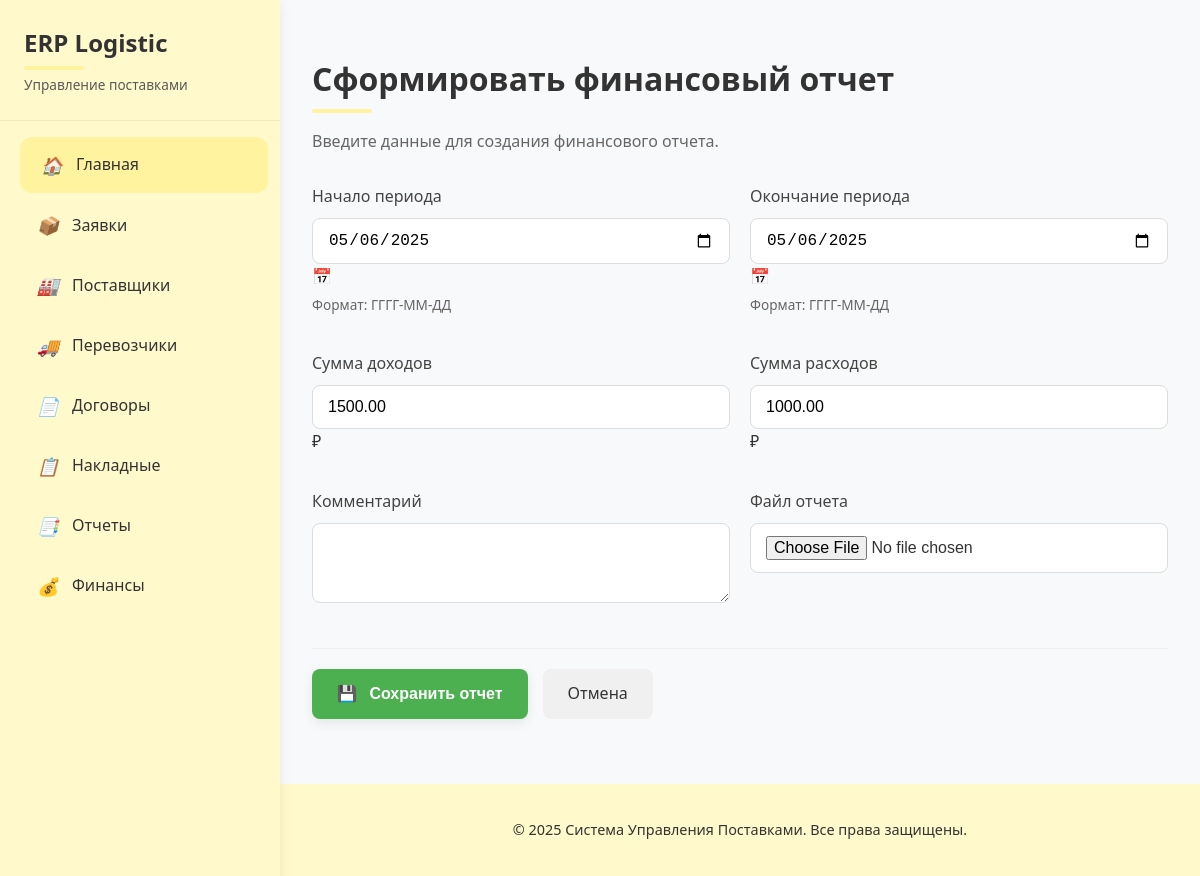
/фин_отчеты/1/update/ (signed in), run on the app's committed database.
### supply_chain/models.py (models this page shows, shortened)
class ФинансовыйОтчет(models.Model):
    период_начала = models.DateField(verbose_name="Начало периода")
    период_окончания = models.DateField(verbose_name="Окончание периода")
    доходы = models.DecimalField(max_digits=12, decimal_places=2, verbose_name="Сумма доходов")
    расходы = models.DecimalField(max_digits=12, decimal_places=2, verbose_name="Сумма расходов")
    прибыль = models.DecimalField(max_digits=12, decimal_places=2, verbose_name="Прибыль")
    комментарий = models.TextField(verbose_name="Комментарий", blank=True, null=True)
    файл = models.FileField(
        upload_to='financial_reports/',
        verbose_name="Файл отчета",
        blank=True,
        null=True
    )
    class Meta:
        verbose_name = "Финансовый отчет"
        verbose_name_plural = "Финансовые отчеты"
        ordering = ['-период_начала']
        unique_together = ['период_начала', 'период_окончания']

### supply_chain/forms.py
class ФинансовыйОтчетForm(forms.ModelForm):
    class Meta:
        model = ФинансовыйОтчет
        fields = [
            'период_начала',
            'период_окончания',
            'доходы',
            'расходы',
            'комментарий',
            'файл',
        ]
        widgets = {
            'период_начала': forms.DateInput(attrs={
                'type': 'date',
                'class': 'form-control'
            }),
            'период_окончания': forms.DateInput(attrs={
                'type': 'date',
                'class': 'form-control'
            }),
            'доходы': forms.NumberInput(attrs={
                'class': 'form-control'
            }),
            'расходы': forms.NumberInput(attrs={
                'class': 'form-control'
            }),
            'комментарий': forms.Textarea(attrs={
                'rows': 3,
                'class': 'form-control'
            }),
            'файл': forms.FileInput(attrs={
                'class': 'form-control-file'
            }),
        }

### supply_chain/templates/supply_chain/финансовый_отчет_form.html (shortened to what this page needs)
{% extends 'supply_chain/base.html' %}
{% block content %}
<div class="financial-report-form-container">
    <div class="form-header">
        <h1>Сформировать финансовый отчет</h1>
        <p class="form-subtitle">
            Введите данные для создания финансового отчета.
        </p>
    </div>
    <form method="post" enctype="multipart/form-data" class="financial-report-form">
        <div class="form-grid">
            <div class="form-group">
                <label for="{{ form.период_начала.id_for_label }}">Начало периода</label>
                <div class="input-with-icon">
                    {{ form.период_начала }}
                    <span class="input-icon">📅</span>
                </div>
                <div class="form-hint">Формат: ГГГГ-ММ-ДД</div>
            </div>
            <div class="form-group">
                <label for="{{ form.период_окончания.id_for_label }}">Окончание периода</label>
                <div class="input-with-icon">
                    {{ form.период_окончания }}
                    <span class="input-icon">📅</span>
                </div>
                <div class="form-hint">Формат: ГГГГ-ММ-ДД</div>
            </div>
            <div class="form-group">
                <label for="{{ form.доходы.id_for_label }}">Сумма доходов</label>
                <div class="input-with-icon">
                    {{ form.доходы }}
                    <span class="input-icon">₽</span>
                </div>
            </div>
            <div class="form-group">
                <label for="{{ form.расходы.id_for_label }}">Сумма расходов</label>
                <div class="input-with-icon">
                    {{ form.расходы }}
                    <span class="input-icon">₽</span>
                </div>
            </div>
            <div class="form-group">
                <label for="{{ form.комментарий.id_for_label }}">Комментарий</label>
                {{ form.комментарий }}
            </div>
            <div class="form-group">
                <label for="{{ form.файл.id_for_label }}">Файл отчета</label>
                {{ form.файл }}
            </div>
        </div>
        <div class="form-actions">
            <button type="submit" class="submit-btn">
                <span class="btn-icon">💾</span> Сохранить отчет
            </button>
            <a href="{% url 'финансовый_отчет_list' %}" class="cancel-btn">Отмена</a>
        </div>
    </form>
</div>
{% endblock %}

### supply_chain/templates/supply_chain/base.html (style rules this page uses)
body { margin: 0; padding: 0; font-family: 'Segoe UI', Roboto, -apple-system, BlinkMacSystemFont, sans-serif; background-color: #f8f9fa; color: var(--text-dark); line-height: 1.6; }
h1, h2, h3 { color: var(--text-dark); font-weight: 600; }
h1 { font-size: 2rem; margin-bottom: 1.5rem; position: relative; padding-bottom: 0.5rem; }
h1:after { content: ''; position: absolute; bottom: 0; left: 0; width: 60px; height: 4px; background: var(--primary-hover); border-radius: 2px; }

### supply_chain/templates/supply_chain/финансовый_отчет_form.html (style rules this page uses)
.form-header { margin-bottom: 30px; }
.form-header h1 { font-size: 2rem; color: #333; margin-bottom: 5px; }
.form-subtitle { color: #666; font-size: 1rem; }
.form-grid { display: grid; grid-template-columns: repeat(2, 1fr); gap: 20px; margin-bottom: 30px; }
.form-group { margin-bottom: 15px; }
.form-group label { display: block; margin-bottom: 8px; font-weight: 500; color: #444; }
.form-group input, .form-group select, .form-group textarea { width: 100%; padding: 12px 15px; border: 1px solid #ddd; border-radius: 8px; font-size: 1rem; transition: all 0.3s ease; background-color: #fff; }
.form-hint { font-size: 0.85rem; color: #666; margin-top: 5px; }
.form-actions { display: flex; gap: 15px; margin-top: 30px; padding-top: 20px; border-top: 1px solid #f0f0f0; }
.submit-btn { background-color: #4CAF50; color: white; padding: 12px 25px; border-radius: 8px; font-weight: 600; text-decoration: none; transition: all 0.3s ease; box-shadow: 0 4px 12px rgba(0,0,0,0.08); border: none; cursor: pointer; font-size: 1rem; }
.cancel-btn { display: inline-flex; align-items: center; justify-content: center; background-color: #f0f0f0; color: #333; padding: 12px 25px; border-radius: 8px; font-weight: 500; text-decoration: none; transition: all 0.3s ease; border: none; cursor: pointer; font-size: 1rem; }
.btn-icon { margin-right: 8px; }

### data on the page
ФинансовыйОтчет: период_начала "05/06/2025", период_окончания "05/06/2025", доходы "1500.00", расходы "1000.00"
